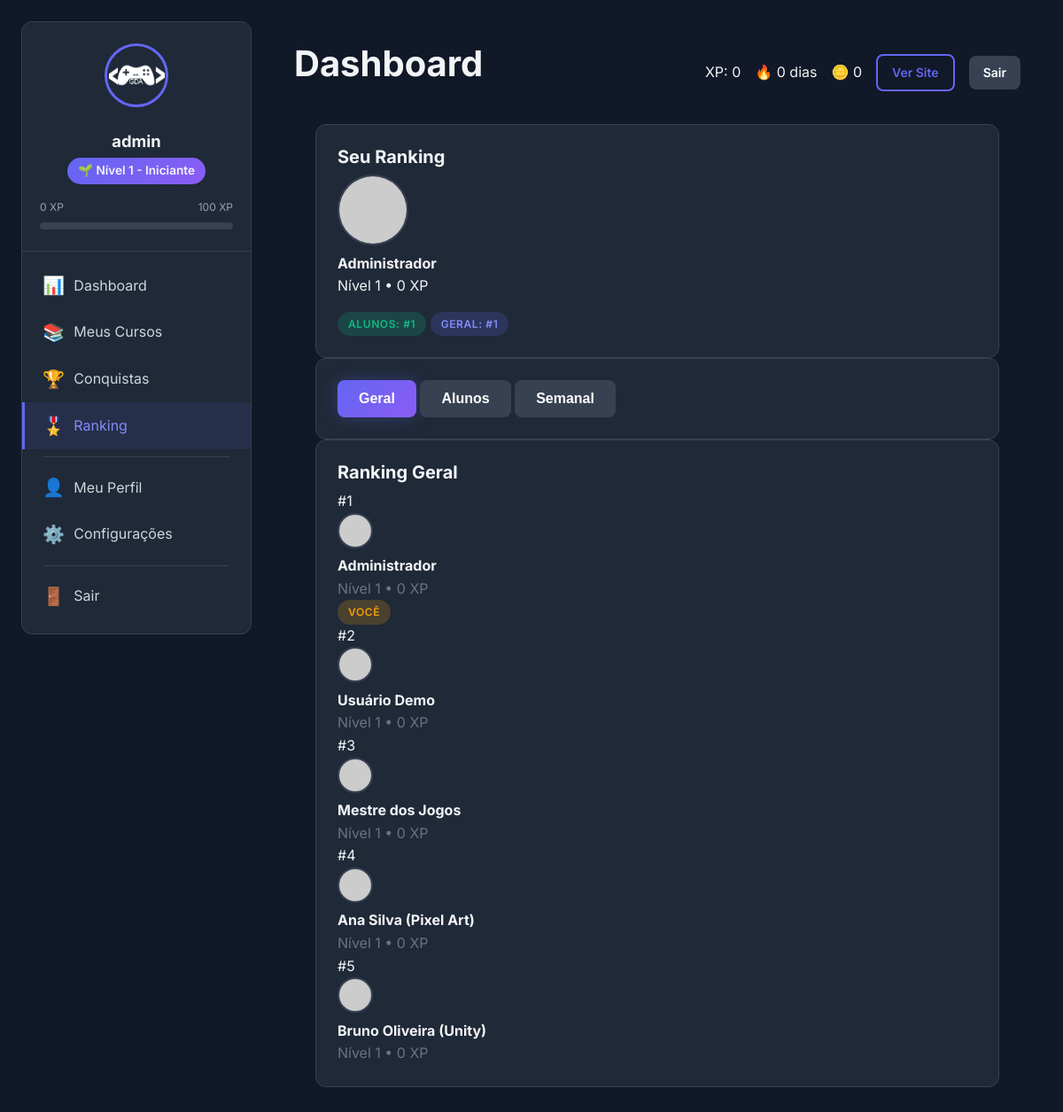
The app's page /user/leaderboard.php (signed in) with its own data.
### tables this page shows
CREATE TABLE `users` (
    `id`                        INT UNSIGNED       NOT NULL AUTO_INCREMENT,
    `name`                      VARCHAR(100)       NOT NULL                          COMMENT 'Nome de exibição',
    `full_name`                 VARCHAR(200)       DEFAULT NULL                      COMMENT 'Nome completo',
    `first_name`                VARCHAR(100)       DEFAULT NULL                      COMMENT 'Primeiro nome',
    `last_name`                 VARCHAR(100)       DEFAULT NULL                      COMMENT 'Sobrenome',
    `username`                  VARCHAR(50)        NOT NULL                          COMMENT 'Username único',
    `email`                     VARCHAR(150)       NOT NULL                          COMMENT 'Email único para login',
    `password`                  VARCHAR(255)       NOT NULL                          COMMENT 'Hash bcrypt da senha',
    `role`                      ENUM('student','instructor','admin','super_admin')
                                                   NOT NULL DEFAULT 'student'        COMMENT 'Papel do usuário',
    `avatar`                    VARCHAR(500)       DEFAULT NULL                      COMMENT 'URL da foto de perfil',
    `bio`                       TEXT               DEFAULT NULL                      COMMENT 'Biografia',
    `phone`                     VARCHAR(20)        DEFAULT NULL                      COMMENT 'Telefone com DDD',
    `website`                   VARCHAR(255)       DEFAULT NULL                      COMMENT 'Site pessoal',
    `social_github`             VARCHAR(255)       DEFAULT NULL,
    `social_linkedin`           VARCHAR(255)       DEFAULT NULL,
    `social_twitter`            VARCHAR(255)       DEFAULT NULL,
    `social_youtube`            VARCHAR(255)       DEFAULT NULL,
    `specialization`            VARCHAR(255)       DEFAULT NULL                      COMMENT 'Área de especialização',
    `total_points`              INT UNSIGNED       NOT NULL DEFAULT 0                COMMENT 'Cache pontos gamificação',
    `xp_total`                  INT UNSIGNED       NOT NULL DEFAULT 0                COMMENT 'XP total do usuário',
    `coins`                     INT UNSIGNED       NOT NULL DEFAULT 0                COMMENT 'Moedas do usuário',
    `level`                     INT UNSIGNED       NOT NULL DEFAULT 1                COMMENT 'Nível atual do usuário',
    `streak_days`               INT UNSIGNED       NOT NULL DEFAULT 0                COMMENT 'Dias seguidos de atividade',
    `last_activity`             DATE               DEFAULT NULL                      COMMENT 'Data da última atividade',
    `email_verified_at`         TIMESTAMP          NULL DEFAULT NULL,
    `email_verification_token`  VARCHAR(100)       DEFAULT NULL,
    `password_reset_token`      VARCHAR(100)       DEFAULT NULL,
    `password_reset_expires`    TIMESTAMP          NULL DEFAULT NULL,
    `two_factor_secret`         VARCHAR(255)       DEFAULT NULL,
    `two_factor_enabled`        TINYINT(1)         NOT NULL DEFAULT 0,
    `last_login_at`             TIMESTAMP          NULL DEFAULT NULL,
    `last_login_ip`             VARCHAR(45)        DEFAULT NULL,
    `is_active`                 TINYINT(1)         NOT NULL DEFAULT 1,
    `status`                    ENUM('active','inactive','banned','pending')
                                                   NOT NULL DEFAULT 'active'        COMMENT 'Status do usuário',
    `preferences`               JSON               DEFAULT NULL,
    `created_at`                TIMESTAMP          NOT NULL DEFAULT CURRENT_TIMESTAMP,
    `updated_at`                TIMESTAMP          NOT NULL DEFAULT CURRENT_TIMESTAMP ON UPDATE CURRENT_TIMESTAMP,

    PRIMARY KEY (`id`),
    UNIQUE KEY `uk_users_email` (`email`),
    UNIQUE KEY `uk_users_username` (`username`),
    KEY `idx_users_role` (`role`),
    KEY `idx_users_active` (`is_active`),
    KEY `idx_users_status` (`status`),
    KEY `idx_users_created` (`created_at`),
    KEY `idx_users_points` (`total_points` DESC)
);

CREATE TABLE `levels` (
    `id`            INT UNSIGNED     NOT NULL AUTO_INCREMENT,
    `level_number`  INT UNSIGNED     NOT NULL,
    `title`         VARCHAR(50)      NOT NULL,
    `xp_required`   INT UNSIGNED     NOT NULL,
    `badge_icon`    VARCHAR(100)     DEFAULT NULL,
    `color`         VARCHAR(7)       NOT NULL DEFAULT '#6366f1',
    `perks`         TEXT             DEFAULT NULL,
    `created_at`    TIMESTAMP        NOT NULL DEFAULT CURRENT_TIMESTAMP,

    PRIMARY KEY (`id`),
    UNIQUE KEY `uk_level_number` (`level_number`),
    KEY `idx_levels_xp` (`xp_required`)
);

### user/leaderboard.php (the view, shortened to what the rows shown need)
<?php
require_once __DIR__ . '/../includes/functions.php';
require_once __DIR__ . '/includes/header.php';
$pdo = getDBConnection();
$userId = $_SESSION['user_id'];
$stmt = $pdo->prepare("SELECT id, username, full_name, avatar, xp_total, level, role, is_active FROM users WHERE id = ? LIMIT 1");
$stmt->execute([$userId]);
$user = $stmt->fetch(PDO::FETCH_ASSOC);
$userXP = (int)($user['xp_total'] ?? 0);
$rankAlunoStmt = $pdo->prepare("SELECT COUNT(*) + 1 FROM users WHERE role = 'student' AND is_active = 1 AND xp_total > ?");
$rankAlunoStmt->execute([$userXP]);
$rankAluno = (int)$rankAlunoStmt->fetchColumn();
$rankGeralStmt = $pdo->prepare("SELECT COUNT(*) + 1 FROM users WHERE is_active = 1 AND xp_total > ?");
$rankGeralStmt->execute([$userXP]);
$rankGeral = (int)$rankGeralStmt->fetchColumn();
$topAlunosStmt = $pdo->query("SELECT id, username, full_name, avatar, xp_total, level FROM users WHERE role = 'student' AND is_active = 1 ORDER BY xp_total DESC LIMIT 20");
$topAlunos = $topAlunosStmt->fetchAll(PDO::FETCH_ASSOC);
$topGeralStmt = $pdo->query("SELECT id, username, full_name, avatar, xp_total, level FROM users WHERE is_active = 1 ORDER BY xp_total DESC LIMIT 20");
$topGeral = $topGeralStmt->fetchAll(PDO::FETCH_ASSOC);
?>
    <div class="container">
        <div class="card">
            <div class="card-body">
                <div>
                    <div>
                        <div><strong><?= esc($user['full_name'] ?? ($user['username'] ?? '')) ?></strong></div>
                        <div>Nível <?= (int)($user['level'] ?? 1) ?> • <?= number_format($userXP) ?> XP</div>
                        <div class="mt-2">
                            <span class="badge badge-success">Alunos: #<?= $rankAluno ?></span>
                            <span class="badge badge-primary">Geral: #<?= $rankGeral ?></span>
                        </div>
                    </div>
                </div>
            </div>
        </div>
        <div id="contentGeral">
            <div class="card">
                <div class="card-body">
                    <?php if (count($topGeral) === 0): ?>
                        <div class="text-muted">Nenhum usuário encontrado.</div>
                    <?php else: ?>
                        <?php $pos = 1; foreach ($topGeral as $row): ?>
                            <div>
                                <div>#<?= $pos ?></div>
                                <img src="<?= getUserAvatar($row['avatar'] ?? null, $row['username'] ?? '') ?>" alt="Avatar" class="avatar">
                                <div>
                                    <div><strong><?= esc($row['full_name'] ?? ($row['username'] ?? '')) ?></strong></div>
                                    <div class="text-muted">Nível <?= (int)($row['level'] ?? 1) ?> • <?= number_format((int)($row['xp_total'] ?? 0)) ?> XP</div>
                                </div>
                                <?php if ((int)$row['id'] === (int)$userId): ?>
                                    <span class="badge badge-warning">Você</span>
                                <?php endif; ?>
                            </div>
                            <?php $pos++; endforeach; ?>
                    <?php endif; ?>
                </div>
            </div>
        </div>
    </div>
<?php require_once __DIR__ . '/includes/footer.php'; ?>

### user/includes/header.php (shortened to what the rows shown need)
<?php
require_once __DIR__ . '/../../config/database.php';
require_once __DIR__ . '/../../classes/Database.php';
require_once __DIR__ . '/../../classes/User.php';
require_once __DIR__ . '/../../classes/Auth.php';
require_once __DIR__ . '/../../classes/Course.php';
require_once __DIR__ . '/../../classes/Gamification.php';
require_once __DIR__ . '/../../includes/functions.php';
$auth = new Auth();
$auth->requireLogin();
$currentUser = $auth->getCurrentUser();
$userModel = new User();
$gamification = new Gamification();
$stats = $userModel->getStats($currentUser['id']);
$currentLevel = $userModel->getLevel($currentUser['xp_total']);
$progressToNext = $gamification->getProgressToNextLevel($currentUser['id']);
?>
<!DOCTYPE html>
<html lang="pt-BR">
<head>
    <link rel="stylesheet" href="<?= asset('css/main.css') ?>">
    <link rel="stylesheet" href="<?= asset('css/user.css') ?>">
</head>
<body>
    <div class="user-layout">
        <?php include __DIR__ . '/sidebar.php'; ?>
        <main class="user-main">
            <div class="user-header">
                <h1><?= $pageTitle ?? 'Dashboard' ?></h1>
                <div class="d-flex align-center gap-2">
                    <span>XP: <?= number_format($currentUser['xp_total']) ?></span>
                    <span>🔥 <?= $currentUser['streak_days'] ?> dias</span>
                    <span>🪙 <?= number_format($currentUser['coins']) ?></span>
                    <a href="<?= url() ?>" class="btn btn-sm btn-outline">Ver Site</a>
                    <a href="<?= url('logout.php') ?>" class="btn btn-sm btn-secondary">Sair</a>
                </div>
            </div>

### user/includes/sidebar.php (shortened to what the rows shown need)
<aside class="sidebar">
    <div class="sidebar-header">
        <img src="<?= getAvatar($currentUser['avatar']) ?>" alt="Avatar" class="sidebar-avatar">
        <div class="sidebar-username"><?= escape($currentUser['username']) ?></div>
        <div class="sidebar-level">
            <?= $currentLevel['badge_icon'] ?> Nível <?= $currentLevel['level_number'] ?> - <?= escape($currentLevel['title']) ?>
        </div>
        <div class="sidebar-xp-bar">
            <div class="sidebar-xp-info">
                <span><?= number_format($currentUser['xp_total']) ?> XP</span>
                <?php if (!$progressToNext['is_max_level']): ?>
                    <span><?= number_format($progressToNext['next_level_xp']) ?> XP</span>
                <?php else: ?>
                    <span>MAX</span>
                <?php endif; ?>
            </div>
            <div class="progress">
            </div>
        </div>
    </div>
</aside>

### records on screen
users: username "admin", xp_total "0", streak_days "0", coins "0", full_name "Administrador", level "1", shows "VOCÊ"
levels: badge_icon "🌱", level_number "1", title "Iniciante"
users: full_name "Usuário Demo", level "1", xp_total "0"
users: full_name "Mestre dos Jogos", level "1", xp_total "0"
users: full_name "Ana Silva (Pixel Art)", level "1", xp_total "0"
users: full_name "Bruno Oliveira (Unity)", level "1", xp_total "0"

### other values on screen
$progressToNext['next_level_xp'] "100"
$pageTitle "Dashboard"
$rankAluno "1"
$rankGeral "1"
